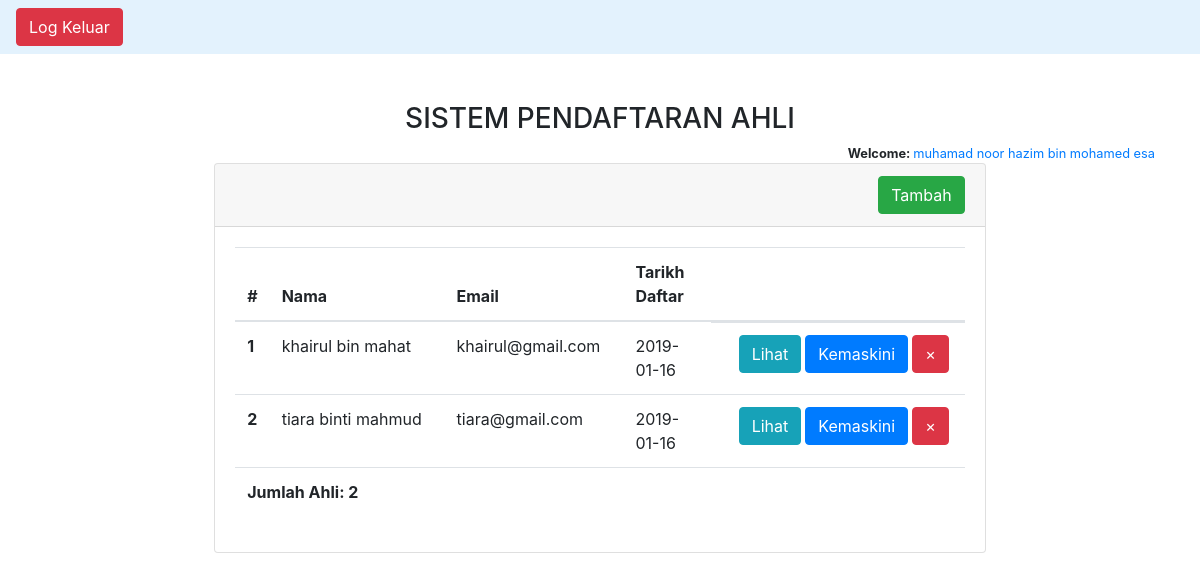
Screenshot of /admin/index.php (signed in) with the database file from the repository.
### tables this page shows
CREATE TABLE `pengurus` (
  `pengurus_id` int(11) NOT NULL,
  `pengurus_nama` varchar(200) NOT NULL,
  `pengurus_ic` varchar(20) NOT NULL,
  `pengurus_email` varchar(100) NOT NULL,
  `pengurus_pass` varchar(100) NOT NULL,
  `pengurus_tarikhdaftar` timestamp NOT NULL DEFAULT CURRENT_TIMESTAMP ON UPDATE CURRENT_TIMESTAMP
);

CREATE TABLE `ahli` (
  `ahli_id` int(11) NOT NULL,
  `ahli_nama` varchar(200) NOT NULL,
  `ahli_ic` varchar(50) NOT NULL,
  `ahli_email` varchar(100) NOT NULL,
  `ahli_pass` varchar(100) NOT NULL,
  `ahli_tarikhdaftar` date NOT NULL
);

### admin/inc/secureadmin.php (called while the page is built, shortened)
<?php
$pengurusid = $_SESSION['admin_id'];
$getpengurus = "SELECT pengurus_nama FROM pengurus WHERE pengurus_id = '$pengurusid'";
$result = mysqli_query($conn, $getpengurus) or die (mysqli_error($conn));
$rowpengurussecure = mysqli_fetch_array($result);
?>

### controller/control.php (called while the page is built, shortened)
<?php
	class control {
		function index(){
			$conf = new config();
			$conn = $conf->open();
			$rsreq = mysqli_query($conn, "SELECT * FROM ahli");
			return $rsreq;
		}
	}
?>

### admin/index.php (the view, shortened to what this page needs)
<?php
  include '../controller/control.php';
  $obj = new control();
  $conf = new config();
  $conn = $conf->open();
  include 'inc/secureadmin.php';
  $rsahli = $obj->index();
  $jumlah = 0;
?>
<!DOCTYPE html>
<html>
<?php include 'inc/head.php'; ?>
<body>
  <?php include 'inc/nav.php'; ?>
  <div class="container mt-5">
    <div class="row">
      <div class="col-md-6 mx-auto text-center">
        <h3>SISTEM PENDAFTARAN AHLI</h3>
      </div>
      <div class="col-md-12">
        <small class="float-right"><strong>Welcome: </strong><span class="text-primary"><?php echo $rowpengurussecure['pengurus_nama']; ?></span></small>
      </div>
    </div>
    <div class="row">
      <div class="col-xs-12 mx-auto">
        <div class="card mt-10">
          <div class="card-header">
            <div class="float-right">
              <a class="btn btn-success" href="tambah.php">Tambah</a>
            </div>
          </div>
          <div class="card-body">
            <table class="table table-hover">
              <thead>
                <tr>
                  <th>#</th>
                  <th>Nama</th>
                  <th>Email</th>
                  <th>Tarikh Daftar</th>
                  <th></th>
                </tr>
              </thead>
              <tbody>
                <?php
                $bil = 1;
                if (mysqli_num_rows($rsahli) > 0) {
                  foreach ($rsahli as $ahli) {
                    $jumlah = $bil; ?>
                    <tr>
                      <th width="3%"><?php echo $bil++ ?></th>
                      <td><?php echo $ahli['ahli_nama']; ?></td>
                      <td><?php echo $ahli['ahli_email']; ?></td>
                      <td width="12%"><?php echo $ahli['ahli_tarikhdaftar']; ?></td>
                      <td width="100%" class="float-right">
                        <form action="../controller/control.php?mod=hapus" method="post" class="float-right">
                          <button onclick="return confirm('Anda Pasti hapus data ini ?')" type="submit" class="btn btn-danger mr-1">&times;</button>
                        </form>
                        <a class="btn btn-primary mr-1 float-right" href="kemaskini.php?idahli=<?php echo $ahli['ahli_id'] ?>">Kemaskini</a>
                        <a class="btn btn-info mr-1 float-right" href="lihat.php?idahli=<?php echo $ahli['ahli_id'] ?>">Lihat</a>
                      </td>
                    </tr>
                  <?php }
                } else { ?>
                    <tr>
                      <td colspan="5">No Data Found</td>
                    </tr>
                <?php } ?>
              </tbody>
              <tfoot>
                <tr>
                  <th colspan="5">Jumlah Ahli: <?php echo $jumlah; ?></th>
                </tr>
              </tfoot>
            </table>
          </div>
        </div>
      </div>
    </div>
  </div>
</body>
</html>

### admin/inc/head.php (shortened to what this page needs)
<head>
  <link rel="stylesheet" type="text/css" href="../bootstrap/css/bootstrap.min.css">
</head>

### admin/inc/nav.php
<nav class="navbar navbar-light" style="background-color: #e3f2fd;">
    <a class="btn btn-danger float-right" onclick="return confirm('Anda pasti log kluar ?')" href="../controller/control.php?mod=logout">Log Keluar</a>
 </nav>

### rows the page displays
pengurus: pengurus_nama "muhamad noor hazim bin mohamed esa"
ahli: ahli_nama "khairul bin mahat", ahli_email "khairul@gmail.com", ahli_tarikhdaftar "2019-01-16"
ahli: ahli_nama "tiara binti mahmud", ahli_email "tiara@gmail.com", ahli_tarikhdaftar "2019-01-16"

### other values shown
$jumlah "2"
